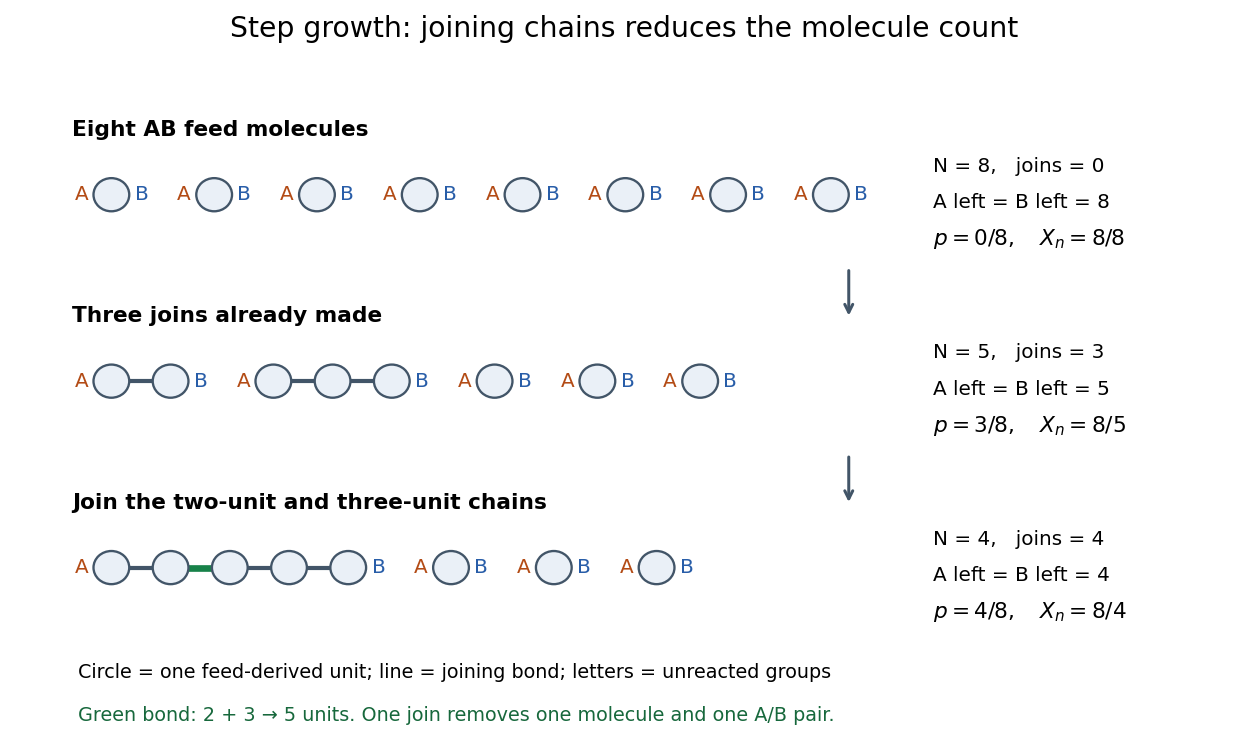

The script that drew this image:
"""Draw an original AB step-growth count; run from _media.

Tested with Python 3.14, matplotlib 3.10.7, numpy 2.3.5.
"""

from pathlib import Path

import matplotlib.pyplot as plt
from matplotlib.patches import Circle


def draw_chain(ax, x, y, length, new_join=None):
    spacing = 0.53
    for j in range(length - 1):
        ax.plot([x + j * spacing, x + (j + 1) * spacing], [y, y],
                color="#178249" if j == new_join else "#425568",
                lw=4 if j == new_join else 2.5, zorder=1)
    for j in range(length):
        ax.add_patch(Circle((x + j * spacing, y), 0.16,
                            facecolor="#eaf0f7", edgecolor="#425568", lw=1.4, zorder=2))
    ax.text(x - 0.27, y, "A", color="#b34b15", ha="center", va="center", fontsize=12)
    ax.text(x + (length - 1) * spacing + 0.27, y, "B", color="#285da8",
            ha="center", va="center", fontsize=12)


def main():
    plt.rcParams.update({"font.size": 12, "font.family": "DejaVu Sans"})
    fig, ax = plt.subplots(figsize=(10.4, 6.3), facecolor="white")
    ax.set(xlim=(-0.4, 10.1), ylim=(-0.55, 5.8))
    ax.axis("off")
    fig.suptitle("Step growth: joining chains reduces the molecule count", fontsize=17, y=0.98)
    rows = [([1] * 8, 4.65, "Eight AB feed molecules", 0),
            ([2, 3, 1, 1, 1], 2.85, "Three joins already made", 3),
            ([5, 1, 1, 1], 1.05, "Join the two-unit and three-unit chains", 4)]
    for lengths, y, label, joins in rows:
        ax.text(-0.2, y + 0.57, label, fontsize=13, weight="bold")
        x = 0.15
        for i, length in enumerate(lengths):
            draw_chain(ax, x, y, length, new_join=1 if joins == 4 and i == 0 else None)
            x += (length - 1) * 0.53 + 0.92
        n = len(lengths)
        assert sum(lengths) == 8 and 8 - n == joins
        remaining = 8 - joins
        ax.text(7.5, y + 0.22, f"N = {n},   joins = {joins}", fontsize=12)
        ax.text(7.5, y - 0.13, f"A left = B left = {remaining}", fontsize=12)
        ax.text(7.5, y - 0.49, rf"$p={joins}/8,\quad X_n=8/{n}$", fontsize=13)
    for y in [3.75, 1.95]:
        ax.annotate("", xy=(6.75, y - 0.3), xytext=(6.75, y + 0.2),
                    arrowprops={"arrowstyle": "->", "color": "#425568", "lw": 1.8})
    ax.text(-0.15, -0.02, "Circle = one feed-derived unit; line = joining bond; letters = unreacted groups",
            fontsize=11.5)
    ax.text(-0.15, -0.43, "Green bond: 2 + 3 → 5 units. One join removes one molecule and one A/B pair.",
            fontsize=11.5, color="#17683c")
    fig.subplots_adjust(left=0.04, right=0.98, top=0.9, bottom=0.03)
    fig.savefig(Path.cwd() / (Path(__file__).stem + ".png"), dpi=120,
                facecolor="white", transparent=False)
    plt.close(fig)


if __name__ == "__main__":
    main()
